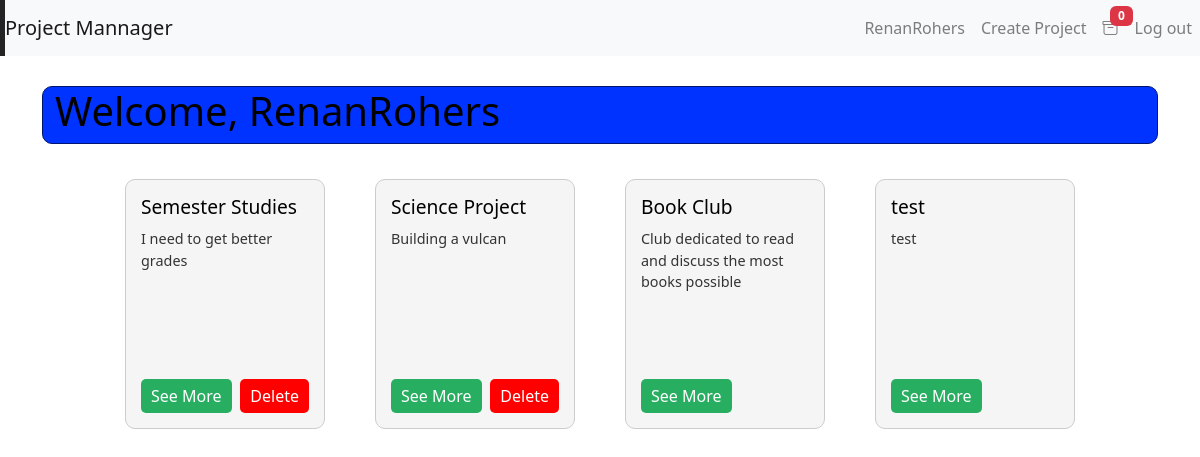
/ (signed in), run on the app's committed database.
### capstone/models.py (models this page shows, shortened)
class User(AbstractUser):
    pass

class Project(models.Model):
    name = models.CharField(max_length=70)
    description = models.CharField(max_length=250)
    owner = models.ForeignKey(User, on_delete=models.CASCADE, related_name='owner_projects')
    members = models.ManyToManyField(User, blank=True, null=True, related_name="members")
    created_at = models.DateTimeField(auto_now_add=True)

### capstone/views.py (the view)
# urls.py: path("", views.index, name="index"),
def index(request):
    if request.user.is_authenticated:
        current_user = request.user
        user_projects = Project.objects.filter(Q(owner=current_user) | Q(members=current_user)).distinct()
        inbox_invites = Invite.objects.filter(invite_to = current_user, accepted = False)
        return render(request, 'capstone/index.html', {
            "user_projects": user_projects,
            "invites": inbox_invites,
        })
    else:
        return render(request, 'capstone/index.html')

### capstone/templates/capstone/index.html (shortened to what this page needs)
{% extends "capstone/layout.html" %}
{% block body %}
    {% if user.is_authenticated %}
        <div>
            <div class="container mt-4 container-bg">
                <h1 class="welcome-text">Welcome, {{ user.username }}</h1>
            </div>
            <div class="projects-container">
                {% for project in user_projects %}
                    <div id="card-{{project.id}}" class="project-card">
                        <h2>{{ project.name }}</h2>
                        <p>{{ project.description }}</p>
                        <div class="btn-group">
                            <a href="{% url 'project' id=project.id %}" class="see-more-btn">See More</a>
                            {% if user == project.owner %}
                                <a data-project_id="{{project.id}}" class="delete-btn">Delete</a>
                            {% endif %}
                        </div>
                    </div>
                {% empty %}
                    <p>No projects yet.</p>
                {% endfor %}
            </div>
        </div>
    {% endif %}
{% endblock %}

### capstone/templates/capstone/layout.html (shortened to what this page needs)
{% load static %}
<!DOCTYPE html>
<html lang="en">
<head>
  <link rel="stylesheet" href="https://maxcdn.bootstrapcdn.com/bootstrap/4.5.2/css/bootstrap.min.css">
  <link rel="stylesheet" href="https://stackpath.bootstrapcdn.com/bootstrap/4.5.2/css/bootstrap.min.css">
  <link href="https://cdnjs.cloudflare.com/ajax/libs/bootstrap-icons/1.7.2/font/bootstrap-icons.min.css" rel="stylesheet">
  <link href="{% static 'capstone/styles.css' %}" rel="stylesheet">
  <link href="https://cdn.jsdelivr.net/npm/bootstrap@5.3.3/dist/css/bootstrap.min.css" rel="stylesheet">
</head>
<body>
  <nav class="navbar navbar-expand-lg navbar-light bg-light">
    <a class="navbar-brand mr-2" href="{% url 'index' %}">Project Mannager</a>
    <div class="collapse navbar-collapse" id="navbarNav">
        <ul class="navbar-nav ml-auto">
            {% if user.is_authenticated %}
                <li class="nav-item">
                    <a class="nav-link" href="{% url 'index' %}">{{ user.username }}</a>
                </li>
                <li class="nav-item">
                    <a class="nav-link" href="{% url 'create_project' %}">Create Project</a>
                </li>
                <div id="invite_icon" class="nav-item">
                    <a class="nav-link" href="">
                        <i class="bi bi-archive"></i>
                        <span id="badge_count" class="badge badge-pill badge-danger">{{ invites.count }}</span>
                    </a>
                </div>
                <li class="nav-item">
                    <a class="nav-link" href="{% url 'logout' %}">Log out</a>
                </li>
            {% endif %}
        </ul>
    </div>
</nav>
  <div class="container">
    {% block body %}
    {% endblock %}
  </div>
</body>
</html>

### capstone/static/capstone/styles.css (style rules this page uses)
.welcome-text { color: #000000; }
.container-bg { background-color: hsl(228, 100%, 50%); border: 1px solid hsl(228, 100%, 22%); padding: 20px; border-radius: 10px; margin-bottom: 20px; }
.projects-container { display: flex; flex-wrap: wrap; gap: 20px; justify-content: center; }
.btn-group { display: flex; justify-content: space-between; align-items: center; margin-top: 10px; }
.project-card { background-color: #f5f5f5; border: 1px solid #ccc; width: 100%; max-width: 200px; height: 250px; padding: 15px; margin: 15px; border-radius: 10px; transition: transform 0.3s ease, box-shadow 0.3s ease; overflow: hidden; display: flex; flex-direction: column; justify-content: space-between; position: relative; }
.project-card h2 { color: #000000; font-size: 1.2em; margin-bottom: 10px; }
.project-card p { color: #333; font-size: 0.9em; flex-grow: 1; }
.see-more-btn, .delete-btn { background-color: #27ae60; color: #fff; padding: 5px 10px; border-radius: 5px; text-decoration: none; transition: background-color 0.3s ease; }
.delete-btn { background-color: red; }
.container { margin-top: 30px; padding: 0 15px; }
.nav-link { position: relative; display: flex; align-items: center; }
.badge { position: absolute; top: -2px; right: -6px; font-size: 0.6rem; }
.bg-light { background-color: #5e5e5e !important; border-left: 5px solid #242424 !important; }

### data on the page
User: username "RenanRohers"
Project: name "Semester Studies", description "I need to get better grades"
Project: name "Science Project", description "Building a vulcan"
Project: name "Book Club", description "Club dedicated to read and discuss the most books possible"
Project: name "test", description "test"

### other printed values
{{ invites.count }} "0"
